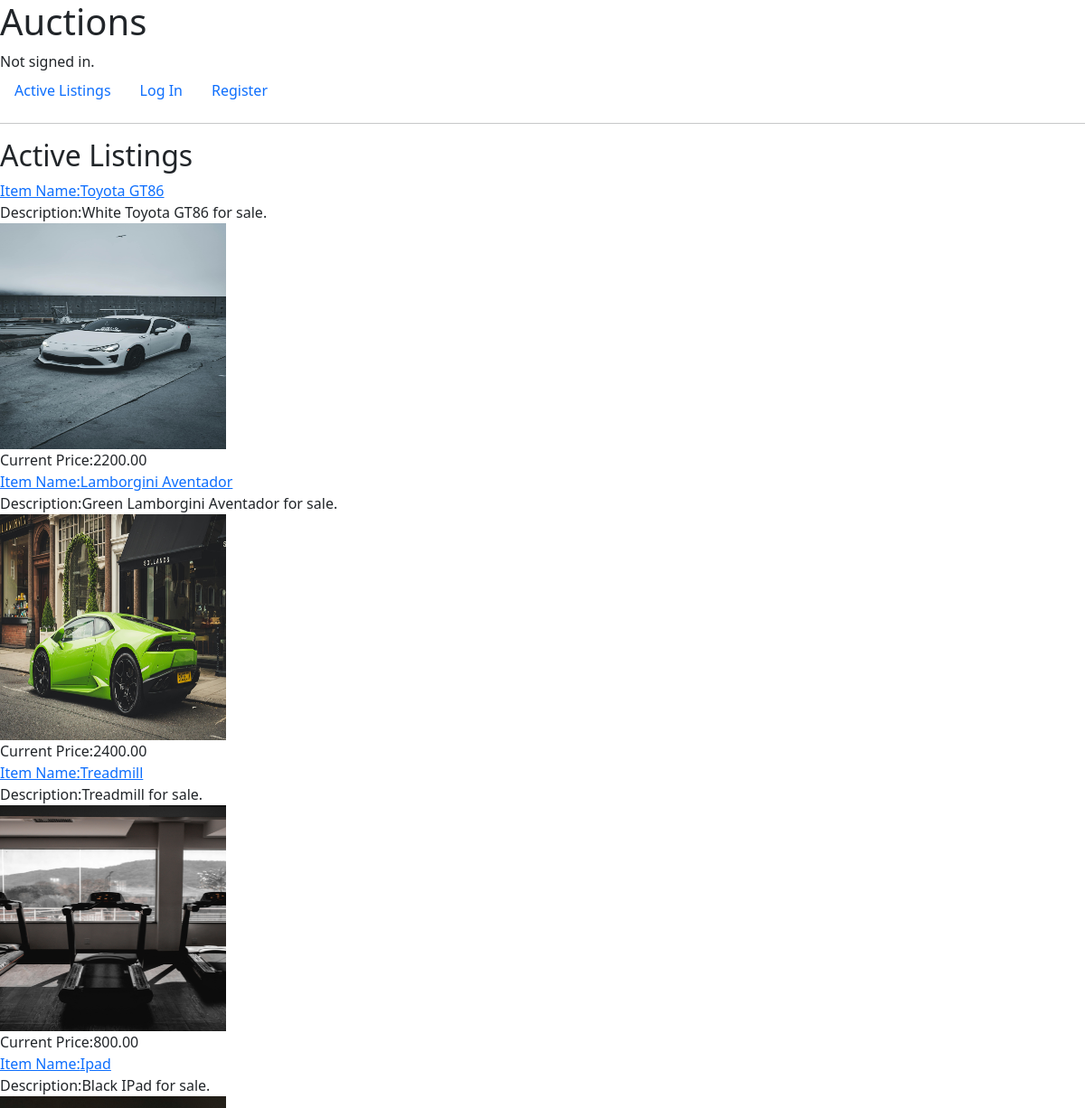
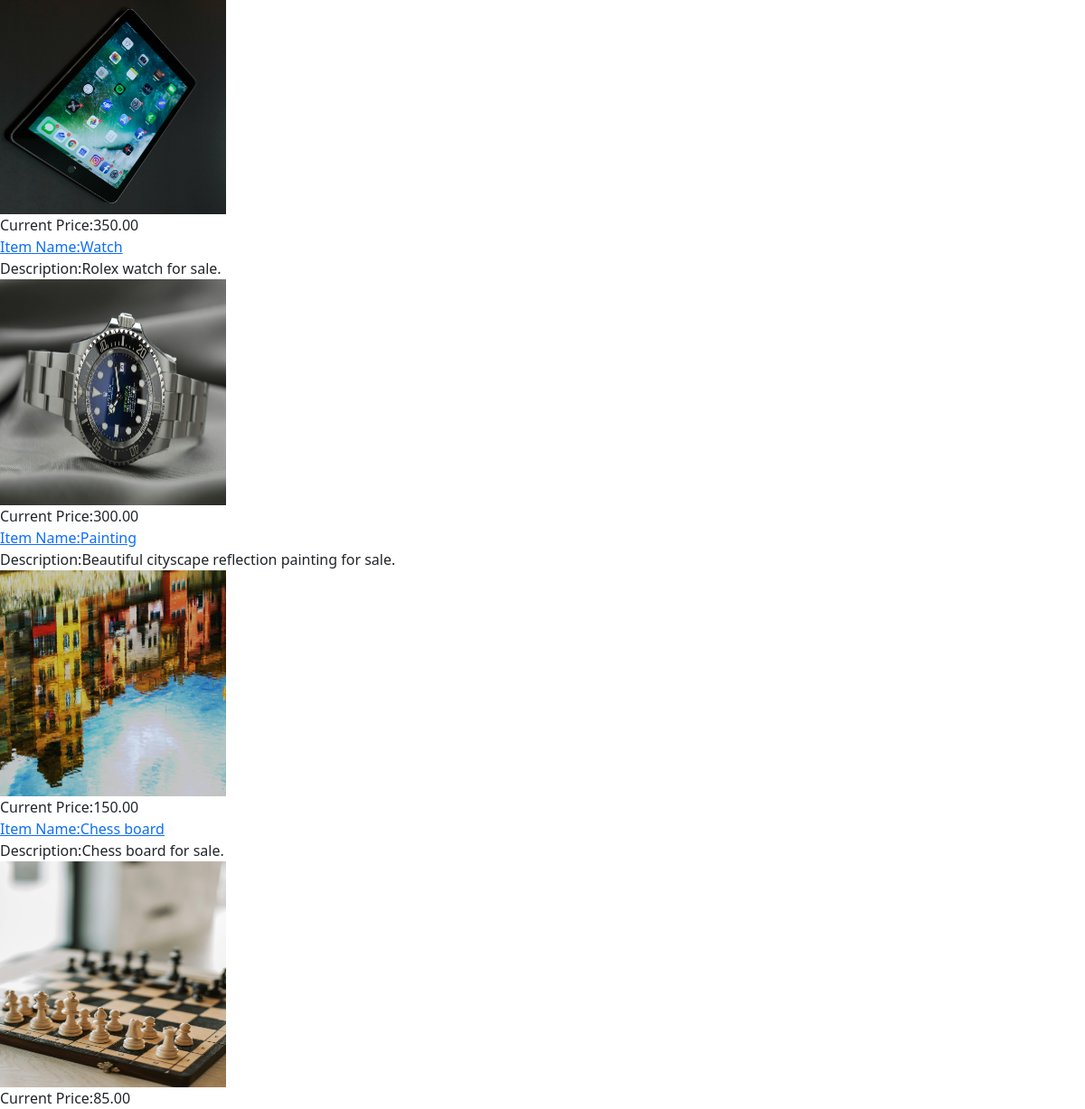
The page / on the database its author committed (2 pictures, top to bottom).
### auctions/models.py (models this page shows, shortened)
class Listing(models.Model):
    category_choices = [('fashion','Fashion'),
                        ('electronics','Electronics'),
                        ('health','Health'),
                        ('toys','Toys'),
                        ('home','Home'),
                        ('jewelry','Jewelry'),
                        ('automobiles','Automobiles'),
                        ('luxury', 'Luxury')
                        ]
    item_name = models.CharField(max_length=64)
    created_by = models.ForeignKey(User, on_delete=models.CASCADE, related_name="listings")
    created_date = models.DateTimeField(default=now)
    description = models.TextField(max_length=300, default="Add description")
    starting_bid = models.DecimalField(max_digits=10,decimal_places=2)
    current_price = models.DecimalField(max_digits=10,decimal_places=2,null=True,blank=True)
    image = models.ImageField(upload_to='images', blank=True, null=True)
    category = models.CharField(max_length=50, default="Add category", choices=category_choices, blank=True)
    status = models.BooleanField(default=True)

### auctions/views.py (the view)
# urls.py: path("", views.index, name="index"),
def index(request):
    listings = Listing.objects.filter(status=True)
    for listing in listings:
        bids = listing.bids.all()
        if bids.exists():
            highest_bid = max(bid.bid_value for bid in bids)
            listing.current_price = highest_bid
        else:
            listing.current_price = listing.starting_bid
    return render(request, "auctions/index.html",{
        "listings": listings
        })

### auctions/templates/auctions/index.html
{% extends "auctions/layout.html" %}
{% block body %}
    <h2>Active Listings</h2>
    {% if listings %}
        {% for listing in listings %}
            <div>
                <div><a href="{% url 'view_listing' listing.id %}">Item Name:{{ listing.item_name }}</a></div>
                <div>Description:{{ listing.description }}</div>
                {% if listing.image %}
                    <div><img src="{{ listing.image.url }}" alt="listing.item_name" height="250" width="250"></div>
                {% endif %}
                <div>Current Price:{{ listing.current_price }}</div>
            </div>
        {% endfor %}
    {% endif %}
{% endblock %}

### rows shown on the page
Listing: item_name "Toyota GT86", description "White Toyota GT86 for sale.", image (picture), current_price "2200.00"
Listing: item_name "Lamborgini Aventador", description "Green Lamborgini Aventador for sale.", image (picture), current_price "2400.00"
Listing: item_name "Treadmill", description "Treadmill for sale.", image (picture), current_price "800.00"
Listing: item_name "Ipad", description "Black IPad for sale.", image (picture), current_price "350.00"
Listing: item_name "Watch", description "Rolex watch for sale.", image (picture), current_price "300.00"
Listing: item_name "Painting", description "Beautiful cityscape reflection painting for sale.", image (picture), current_price "150.00"
Listing: item_name "Chess board", description "Chess board for sale.", image (picture), current_price "85.00"
